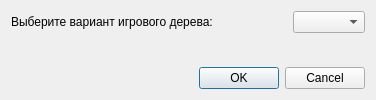
<?xml version="1.0" encoding="UTF-8"?>
<ui version="4.0">
 <class>tree_variation_selection</class>
 <widget class="QDialog" name="tree_variation_selection">
  <property name="geometry">
   <rect>
    <x>0</x>
    <y>0</y>
    <width>376</width>
    <height>100</height>
   </rect>
  </property>
  <property name="windowTitle">
   <string>Выбор варианта</string>
  </property>
  <layout class="QVBoxLayout" name="verticalLayout">
   <item>
    <layout class="QHBoxLayout" name="horizontalLayout">
     <item>
      <widget class="QLabel" name="label">
       <property name="text">
        <string>Выберите вариант игрового дерева:</string>
       </property>
      </widget>
     </item>
     <item>
      <spacer name="horizontalSpacer">
       <property name="orientation">
        <enum>Qt::Horizontal</enum>
       </property>
       <property name="sizeHint" stdset="0">
        <size>
         <width>40</width>
         <height>20</height>
        </size>
       </property>
      </spacer>
     </item>
     <item>
      <widget class="QComboBox" name="comboBox"/>
     </item>
    </layout>
   </item>
   <item>
    <spacer name="verticalSpacer">
     <property name="orientation">
      <enum>Qt::Vertical</enum>
     </property>
     <property name="sizeHint" stdset="0">
      <size>
       <width>20</width>
       <height>40</height>
      </size>
     </property>
    </spacer>
   </item>
   <item>
    <widget class="QDialogButtonBox" name="buttonBox">
     <property name="orientation">
      <enum>Qt::Horizontal</enum>
     </property>
     <property name="standardButtons">
      <set>QDialogButtonBox::Cancel|QDialogButtonBox::Ok</set>
     </property>
    </widget>
   </item>
  </layout>
 </widget>
 <resources/>
 <connections>
  <connection>
   <sender>buttonBox</sender>
   <signal>accepted()</signal>
   <receiver>tree_variation_selection</receiver>
   <slot>accept()</slot>
   <hints>
    <hint type="sourcelabel">
     <x>248</x>
     <y>254</y>
    </hint>
    <hint type="destinationlabel">
     <x>157</x>
     <y>274</y>
    </hint>
   </hints>
  </connection>
  <connection>
   <sender>buttonBox</sender>
   <signal>rejected()</signal>
   <receiver>tree_variation_selection</receiver>
   <slot>reject()</slot>
   <hints>
    <hint type="sourcelabel">
     <x>316</x>
     <y>260</y>
    </hint>
    <hint type="destinationlabel">
     <x>286</x>
     <y>274</y>
    </hint>
   </hints>
  </connection>
 </connections>
</ui>
